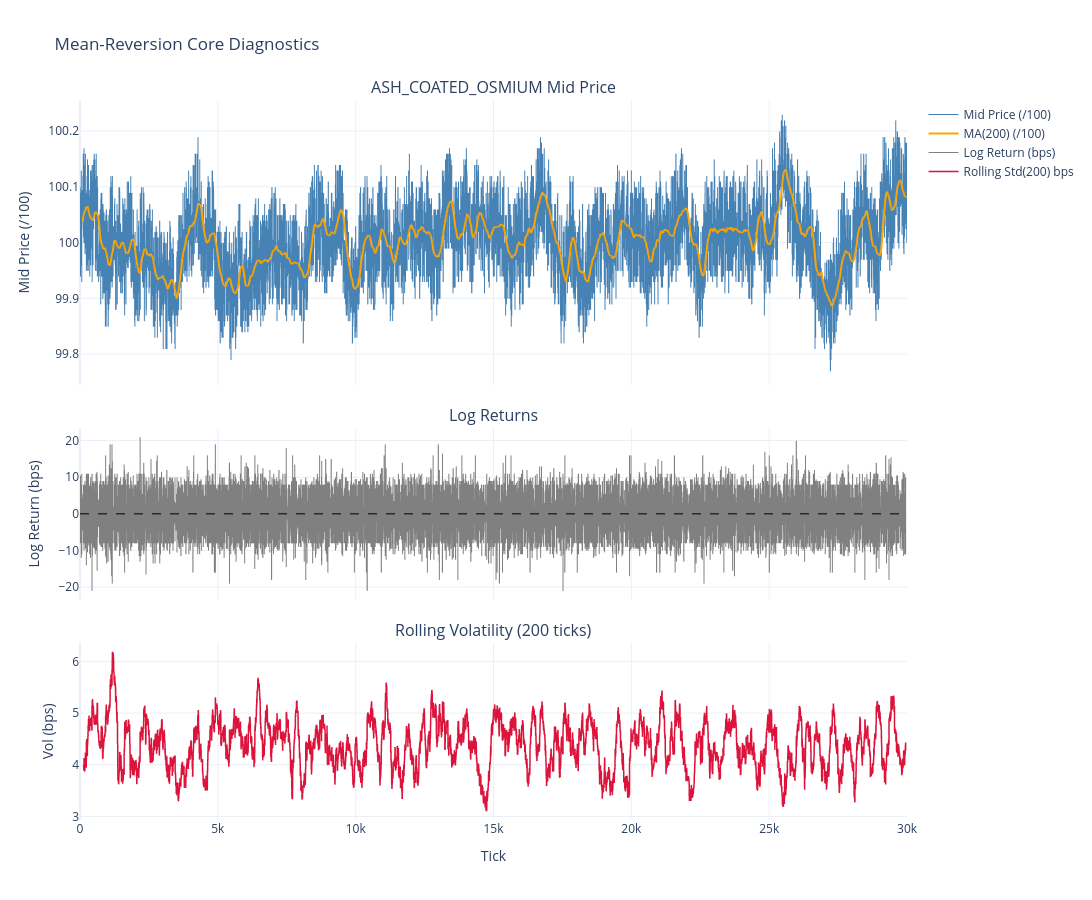
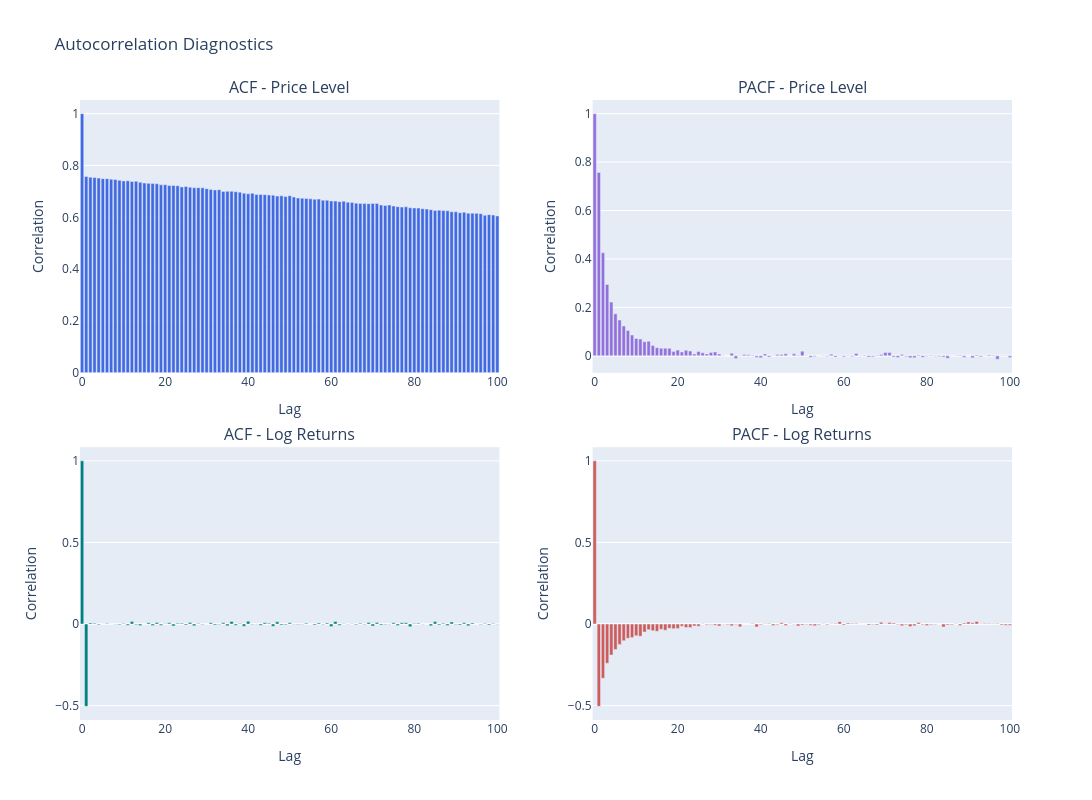
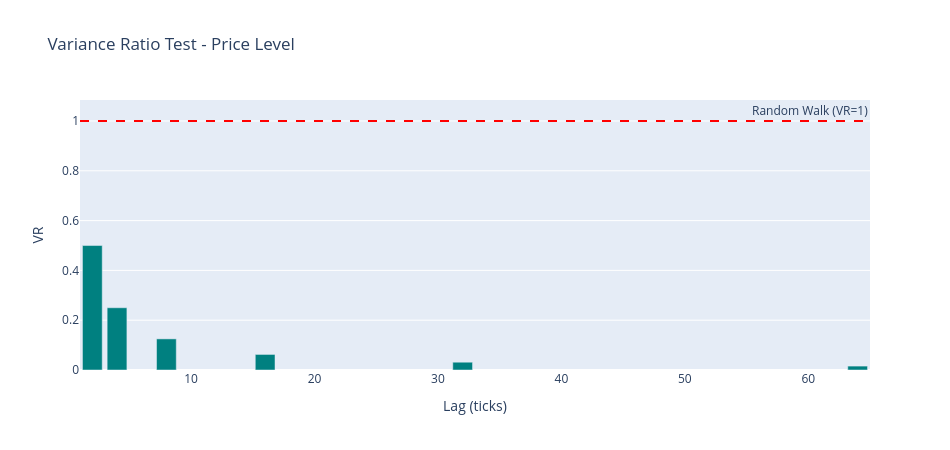
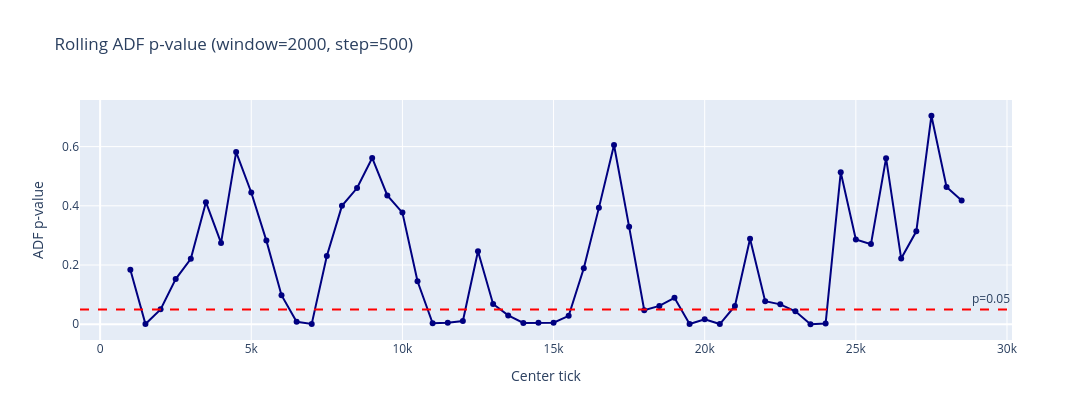

Source (notebook cell) for these figures, in order:
### Code cell
# =============================================================================
# PLOTLY VISUALISATIONS - MEAN-REVERSION DIAGNOSTICS (run cell 3 first)
# =============================================================================
import plotly.graph_objects as go
from plotly.subplots import make_subplots

NLAGS_ACF = 100
MID_MA_WINDOW = 200
PRICE_SCALE = 100.0   # display price in smaller denomination
RET_SCALE = 10000.0   # display returns in bps

# Clean plotting series: replace literal 0 with NA so Plotly doesn't draw hard drops.
p_plot = pd.Series(p_all, dtype=float).replace(0.0, np.nan)
lr_plot = pd.Series(lr_all, dtype=float).replace(0.0, np.nan)

# Keep clean no-NA versions for statistical transforms.
p_stat = p_plot.dropna().values
lr_stat = lr_plot.dropna().values

plot_df = pd.DataFrame({
    "tick": np.arange(len(p_plot)),
    "mid_price": p_plot,
})
plot_df["mid_price_ma"] = plot_df["mid_price"].rolling(MID_MA_WINDOW, min_periods=MID_MA_WINDOW // 2).mean()
plot_df["mid_price_scaled"] = plot_df["mid_price"] / PRICE_SCALE
plot_df["mid_price_ma_scaled"] = plot_df["mid_price_ma"] / PRICE_SCALE

ret_df = pd.DataFrame({
    "tick": np.arange(len(lr_plot)),
    "log_ret": lr_plot,
})
ret_df["log_ret_bps"] = ret_df["log_ret"] * RET_SCALE
ret_df["roll_std_200_bps"] = ret_df["log_ret_bps"].rolling(200, min_periods=100).std()

# --- FIG 1: Price, MA, log returns, rolling vol --------------------------------
fig1 = make_subplots(
    rows=3,
    cols=1,
    shared_xaxes=True,
    vertical_spacing=0.06,
    row_heights=[0.45, 0.27, 0.28],
    subplot_titles=(
        f"ASH_COATED_OSMIUM Mid Price (OU half-life ~ {hl:.0f} ticks)" if hl < np.inf else "ASH_COATED_OSMIUM Mid Price",
        "Log Returns",
        "Rolling Volatility (200 ticks)",
    ),
)

fig1.add_trace(
    go.Scattergl(
        x=plot_df["tick"], y=plot_df["mid_price_scaled"], mode="lines", name=f"Mid Price (/{PRICE_SCALE:.0f})",
        line=dict(color="steelblue", width=1), connectgaps=False,
    ),
    row=1, col=1,
)
fig1.add_trace(
    go.Scattergl(
        x=plot_df["tick"], y=plot_df["mid_price_ma_scaled"], mode="lines", name=f"MA({MID_MA_WINDOW}) (/{PRICE_SCALE:.0f})",
        line=dict(color="orange", width=2), connectgaps=False,
    ),
    row=1, col=1,
)

fig1.add_trace(
    go.Scattergl(
        x=ret_df["tick"], y=ret_df["log_ret_bps"], mode="lines", name="Log Return (bps)",
        line=dict(color="gray", width=1), connectgaps=False,
    ),
    row=2, col=1,
)
fig1.add_hline(y=0, line_width=1, line_dash="dash", line_color="black", row=2, col=1)

fig1.add_trace(
    go.Scattergl(
        x=ret_df["tick"], y=ret_df["roll_std_200_bps"], mode="lines", name="Rolling Std(200) bps",
        line=dict(color="crimson", width=1.5), connectgaps=False,
    ),
    row=3, col=1,
)

fig1.update_layout(height=900, width=1200, title="Mean-Reversion Core Diagnostics", hovermode="x unified", template="plotly_white")
fig1.update_yaxes(title_text=f"Mid Price (/{PRICE_SCALE:.0f})", row=1, col=1)
fig1.update_yaxes(title_text="Log Return (bps)", row=2, col=1)
fig1.update_yaxes(title_text="Vol (bps)", row=3, col=1)
fig1.update_xaxes(title_text="Tick", row=3, col=1)
fig1.show()

# --- FIG 2: ACF/PACF as Plotly bar charts -------------------------------------
acf_p = acf(p_stat, nlags=NLAGS_ACF, fft=True)
pacf_p = pacf(p_stat, nlags=NLAGS_ACF, method="ywm")
acf_r = acf(lr_stat, nlags=NLAGS_ACF, fft=True)
pacf_r = pacf(lr_stat, nlags=NLAGS_ACF, method="ywm")
lags = np.arange(len(acf_p))

fig2 = make_subplots(
    rows=2, cols=2,
    subplot_titles=("ACF - Price Level", "PACF - Price Level", "ACF - Log Returns", "PACF - Log Returns"),
    vertical_spacing=0.12,
)
fig2.add_trace(go.Bar(x=lags, y=acf_p, name="ACF Price", marker_color="royalblue", showlegend=False), row=1, col=1)
fig2.add_trace(go.Bar(x=lags, y=pacf_p, name="PACF Price", marker_color="mediumpurple", showlegend=False), row=1, col=2)
fig2.add_trace(go.Bar(x=lags, y=acf_r, name="ACF Returns", marker_color="teal", showlegend=False), row=2, col=1)
fig2.add_trace(go.Bar(x=lags, y=pacf_r, name="PACF Returns", marker_color="indianred", showlegend=False), row=2, col=2)
fig2.update_layout(height=800, width=1200, title="Autocorrelation Diagnostics")
fig2.update_xaxes(title_text="Lag")
fig2.update_yaxes(title_text="Correlation")
fig2.show()

# --- FIG 3: Variance Ratio ----------------------------------------------------
vr_lags = [r["lag"] for r in vr_results]
vr_vals = [r["VR"] for r in vr_results]
fig3 = go.Figure()
fig3.add_trace(go.Bar(x=vr_lags, y=vr_vals, name="Variance Ratio", marker_color="teal"))
fig3.add_hline(y=1.0, line_dash="dash", line_color="red", annotation_text="Random Walk (VR=1)")
fig3.update_layout(title="Variance Ratio Test - Price Level", xaxis_title="Lag (ticks)", yaxis_title="VR", height=450, width=950)
fig3.show()

# --- FIG 4: Rolling ADF p-value ----------------------------------------------
ROLL_WIN = 2000
ROLL_STEP = 500
adf_roll_idx, adf_roll_p = [], []
for start in range(0, len(p_stat) - ROLL_WIN, ROLL_STEP):
    chunk = p_stat[start:start + ROLL_WIN]
    try:
        res = _adf(chunk, regression="c", autolag="AIC")
        adf_roll_idx.append(start + ROLL_WIN // 2)
        adf_roll_p.append(res[1])
    except Exception:
        pass

fig4 = go.Figure()
fig4.add_trace(go.Scatter(x=adf_roll_idx, y=adf_roll_p, mode="lines+markers", name="ADF p-value", line=dict(color="navy")))
fig4.add_hline(y=0.05, line_dash="dash", line_color="red", annotation_text="p=0.05")
fig4.update_layout(
    title=f"Rolling ADF p-value (window={ROLL_WIN}, step={ROLL_STEP})",
    xaxis_title="Center tick",
    yaxis_title="ADF p-value",
    height=420,
    width=1100,
)
fig4.show()

# --- FIG 5: Hurst breakdown ---------------------------------------------------
hurst_rows = []
for d, g in ash.groupby("day", sort=True):
    p = _clean(g["price"]).values
    lr = _logret(g["price"]).values
    if len(p) > 200:
        hurst_rows.append({"day": str(int(d)), "H_level": hurst_rs(p), "H_logret": hurst_rs(lr)})
hurst_rows.append({"day": "ALL", "H_level": hurst_level, "H_logret": hurst_logret})
hurst_df = pd.DataFrame(hurst_rows)

fig5 = make_subplots(rows=1, cols=2, subplot_titles=("Hurst - Price Level", "Hurst - Log Returns"))
fig5.add_trace(go.Bar(x=hurst_df["day"], y=hurst_df["H_level"], name="H Level", marker_color="mediumpurple"), row=1, col=1)
fig5.add_trace(go.Bar(x=hurst_df["day"], y=hurst_df["H_logret"], name="H LogRet", marker_color="salmon"), row=1, col=2)
fig5.add_hline(y=0.5, line_dash="dash", line_color="red", row=1, col=1)
fig5.add_hline(y=0.5, line_dash="dash", line_color="red", row=1, col=2)
fig5.update_layout(title="Hurst Exponent Breakdown", height=500, width=1100)
fig5.show()

# --- FIG 6: Plotly summary table ---------------------------------------------
def _verdict(test, val):
    if test == "ADF":
        return ("STATIONARY", "green") if val < 0.05 else ("NON-STATIONARY", "red")
    if test == "KPSS":
        return ("STATIONARY", "green") if val > 0.05 else ("NON-STATIONARY", "red")
    if test == "Hurst":
        if val < 0.45:
            return "MEAN-REVERTING", "green"
        if val > 0.55:
            return "TRENDING", "red"
        return "RANDOM WALK", "orange"
    if test == "VR_avg":
        if val < 0.95:
            return "MEAN-REVERTING", "green"
        if val > 1.05:
            return "TRENDING", "red"
        return "RANDOM WALK", "orange"
    if test == "OU_hl":
        return (f"HL={val:.0f}t", "green") if val < np.inf and val > 0 else ("NO REVERSION", "red")
    return "?", "gray"

kpss_level = float(str(unit_root_df[unit_root_df["day"] == "ALL"]["KPSS_p (level)"].values[0]).replace(">=", ""))
kpss_logret = float(str(unit_root_df[unit_root_df["day"] == "ALL"]["KPSS_p (logret)"].values[0]).replace(">=", ""))

summary_items = [
    ("ADF (level)", "ADF", float(unit_root_df[unit_root_df["day"] == "ALL"]["ADF_p (level)"].values[0])),
    ("ADF (logret)", "ADF", float(unit_root_df[unit_root_df["day"] == "ALL"]["ADF_p (logret)"].values[0])),
    ("KPSS (level)", "KPSS", kpss_level),
    ("KPSS (logret)", "KPSS", kpss_logret),
    ("Hurst (level)", "Hurst", float(hurst_level)),
    ("Hurst (logret)", "Hurst", float(hurst_logret)),
    ("Variance Ratio (avg)", "VR_avg", float(np.mean(vr_vals))),
    ("OU Half-Life", "OU_hl", float(hl) if hl < np.inf else hl),
]

labels = []
values = []
verdicts = []
verdict_colors = []
for label, test, value in summary_items:
    vtxt, vcol = _verdict(test, value)
    labels.append(label)
    values.append(f"{value:.4f}" if np.isfinite(value) else "inf")
    verdicts.append(vtxt)
    verdict_colors.append(vcol)

fig6 = go.Figure(data=[go.Table(
    header=dict(values=["Metric", "Value", "Verdict"], fill_color="#1f2937", font=dict(color="white", size=13), align="left"),
    cells=dict(
        values=[labels, values, verdicts],
        fill_color=[ ["#f9fafb"] * len(labels), ["#f9fafb"] * len(labels), ["#f0fdf4" if c=="green" else "#fff7ed" if c=="orange" else "#fef2f2" for c in verdict_colors] ],
        align="left",
        height=30,
        font=dict(color=[ ["#111827"] * len(labels), ["#111827"] * len(labels), verdict_colors ], size=12),
    )
)])
fig6.update_layout(title="MEAN-REVERSION VERDICT DASHBOARD - ASH_COATED_OSMIUM", height=450, width=980)
fig6.show()

print("All Plotly diagnostics complete.")

### Figure 1 — Plotly figure (JSON) as saved in the notebook; plotly's stock layout.template omitted (floating-point values rounded to 4 significant figures; data arrays with more than 128 entries replaced by an {"elided": "..."} marker saying what was removed)
{"data": [{"connectgaps": false, "line": {"color": "steelblue", "width": 1}, "mode": "lines", "name": "Mid Price (/100)", "type": "scattergl", "x": {"elided": "30000 int values"}, "xaxis": "x", "y": {"elided": "30000 float values"}, "yaxis": "y"}, {"connectgaps": false, "line": {"color": "orange", "width": 2}, "mode": "lines", "name": "MA(200) (/100)", "type": "scattergl", "x": {"elided": "30000 int values"}, "xaxis": "x", "y": {"elided": "30000 float values"}, "yaxis": "y"}, {"connectgaps": false, "line": {"color": "gray", "width": 1}, "mode": "lines", "name": "Log Return (bps)", "type": "scattergl", "x": {"elided": "29950 int values"}, "xaxis": "x2", "y": {"elided": "29950 float values"}, "yaxis": "y2"}, {"connectgaps": false, "line": {"color": "crimson", "width": 1.5}, "mode": "lines", "name": "Rolling Std(200) bps", "type": "scattergl", "x": {"elided": "29950 int values"}, "xaxis": "x3", "y": {"elided": "29950 float values"}, "yaxis": "y3"}], "layout": {"annotations": [{"font": {"size": 16}, "showarrow": false, "text": "ASH_COATED_OSMIUM Mid Price", "x": 0.5, "xanchor": "center", "xref": "paper", "y": 1, "yanchor": "bottom", "yref": "paper"}, {"font": {"size": 16}, "showarrow": false, "text": "Log Returns", "x": 0.5, "xanchor": "center", "xref": "paper", "y": 0.544, "yanchor": "bottom", "yref": "paper"}, {"font": {"size": 16}, "showarrow": false, "text": "Rolling Volatility (200 ticks)", "x": 0.5, "xanchor": "center", "xref": "paper", "y": 0.2464, "yanchor": "bottom", "yref": "paper"}], "height": 900, "hovermode": "x unified", "shapes": [{"line": {"color": "black", "dash": "dash", "width": 1}, "type": "line", "x0": 0, "x1": 1, "xref": "x2 domain", "y0": 0, "y1": 0, "yref": "y2"}], "title": {"text": "Mean-Reversion Core Diagnostics"}, "width": 1200, "xaxis": {"anchor": "y", "domain": [0, 1], "matches": "x3", "showticklabels": false}, "xaxis2": {"anchor": "y2", "domain": [0, 1], "matches": "x3", "showticklabels": false}, "xaxis3": {"anchor": "y3", "domain": [0, 1], "title": {"text": "Tick"}}, "yaxis": {"anchor": "x", "domain": [0.604, 1], "title": {"text": "Mid Price (/100)"}}, "yaxis2": {"anchor": "x2", "domain": [0.3064, 0.544], "title": {"text": "Log Return (bps)"}}, "yaxis3": {"anchor": "x3", "domain": [0, 0.2464], "title": {"text": "Vol (bps)"}}}}

### Figure 2 — Plotly figure (JSON) as saved in the notebook; plotly's stock layout.template omitted (floating-point values rounded to 4 significant figures)
{"data": [{"marker": {"color": "royalblue"}, "name": "ACF Price", "showlegend": false, "type": "bar", "x": [0, 1, 2, 3, 4, 5, 6, 7, 8, 9, 10, 11, 12, 13, 14, 15, 16, 17, 18, 19, 20, 21, 22, 23, 24, 25, 26, 27, 28, 29, 30, 31, 32, 33, 34, 35, 36, 37, 38, 39, 40, 41, 42, 43, 44, 45, 46, 47, 48, 49, 50, 51, 52, 53, 54, 55, 56, 57, 58, 59, 60, 61, 62, 63, 64, 65, 66, 67, 68, 69, 70, 71, 72, 73, 74, 75, 76, 77, 78, 79, 80, 81, 82, 83, 84, 85, 86, 87, 88, 89, 90, 91, 92, 93, 94, 95, 96, 97, 98, 99, 100], "xaxis": "x", "y": [1.0, 0.7572, 0.7548, 0.7535, 0.7516, 0.7492, 0.749, 0.7473, 0.7457, 0.7429, 0.7405, 0.7406, 0.7384, 0.7392, 0.7351, 0.7323, 0.7309, 0.7302, 0.7293, 0.7252, 0.7256, 0.7226, 0.7232, 0.7216, 0.7173, 0.7186, 0.7163, 0.7139, 0.7142, 0.7138, 0.7106, 0.7071, 0.7056, 0.7067, 0.6999, 0.7004, 0.7004, 0.6987, 0.6968, 0.6932, 0.6906, 0.6926, 0.688, 0.6878, 0.6873, 0.6861, 0.6855, 0.6821, 0.6828, 0.6801, 0.6834, 0.6783, 0.6748, 0.6737, 0.673, 0.6713, 0.6695, 0.6702, 0.6662, 0.6661, 0.6631, 0.6624, 0.6602, 0.662, 0.6584, 0.6576, 0.6544, 0.6528, 0.6529, 0.6526, 0.6536, 0.653, 0.6475, 0.6454, 0.6472, 0.6436, 0.6411, 0.6393, 0.6404, 0.6368, 0.6362, 0.6359, 0.6334, 0.6318, 0.6296, 0.6265, 0.6275, 0.6265, 0.6252, 0.6217, 0.6215, 0.618, 0.6194, 0.616, 0.616, 0.6152, 0.6139, 0.608, 0.6101, 0.6087, 0.6055], "yaxis": "y"}, {"marker": {"color": "mediumpurple"}, "name": "PACF Price", "showlegend": false, "type": "bar", "x": [0, 1, 2, 3, 4, 5, 6, 7, 8, 9, 10, 11, 12, 13, 14, 15, 16, 17, 18, 19, 20, 21, 22, 23, 24, 25, 26, 27, 28, 29, 30, 31, 32, 33, 34, 35, 36, 37, 38, 39, 40, 41, 42, 43, 44, 45, 46, 47, 48, 49, 50, 51, 52, 53, 54, 55, 56, 57, 58, 59, 60, 61, 62, 63, 64, 65, 66, 67, 68, 69, 70, 71, 72, 73, 74, 75, 76, 77, 78, 79, 80, 81, 82, 83, 84, 85, 86, 87, 88, 89, 90, 91, 92, 93, 94, 95, 96, 97, 98, 99, 100], "xaxis": "x2", "y": [1.0, 0.7572, 0.4252, 0.2947, 0.2219, 0.1737, 0.1482, 0.1234, 0.1047, 0.08571, 0.07185, 0.0695, 0.05841, 0.06038, 0.04298, 0.03373, 0.0316, 0.03155, 0.03088, 0.01745, 0.02369, 0.01595, 0.0228, 0.0197, 0.00707, 0.01766, 0.01244, 0.00791, 0.01415, 0.016, 0.007492, -0.0008469, 0.0004765, 0.01035, -0.01091, -0.0006814, 0.005769, 0.004579, 0.002857, -0.00546, -0.007804, 0.00765, -0.005034, 0.001153, 0.00522, 0.005805, 0.00827, 0.00014, 0.008402, 0.002179, 0.01918, 0.001582, -0.005885, -0.003186, -0.0001243, -0.0007781, -0.00182, 0.006593, -0.004762, 0.001762, -0.003774, -0.000779, -0.003129, 0.009435, -0.0003487, 0.002434, -0.005144, -0.004074, 0.001932, 0.005996, 0.01354, 0.01341, -0.004489, -0.006841, 0.005969, -0.003001, -0.007415, -0.007478, 0.003483, -0.005876, -0.001227, 0.0029, -0.002136, -0.0029, -0.004378, -0.009674, 0.0008137, 0.001867, 0.002435, -0.005495, 0.0003249, -0.007999, 0.003851, -0.004034, 0.001331, 0.003915, 0.002782, -0.01373, 0.00159, 0.000948, -0.006441], "yaxis": "y2"}, {"marker": {"color": "teal"}, "name": "ACF Returns", "showlegend": false, "type": "bar", "x": [0, 1, 2, 3, 4, 5, 6, 7, 8, 9, 10, 11, 12, 13, 14, 15, 16, 17, 18, 19, 20, 21, 22, 23, 24, 25, 26, 27, 28, 29, 30, 31, 32, 33, 34, 35, 36, 37, 38, 39, 40, 41, 42, 43, 44, 45, 46, 47, 48, 49, 50, 51, 52, 53, 54, 55, 56, 57, 58, 59, 60, 61, 62, 63, 64, 65, 66, 67, 68, 69, 70, 71, 72, 73, 74, 75, 76, 77, 78, 79, 80, 81, 82, 83, 84, 85, 86, 87, 88, 89, 90, 91, 92, 93, 94, 95, 96, 97, 98, 99, 100], "xaxis": "x3", "y": [1.0, -0.5046, 0.006674, 0.004133, -0.004317, 0.000673, 0.003495, -0.0004622, -0.001787, -0.004121, 0.003865, -0.007357, 0.01565, -0.003919, -0.009525, 0.0003882, 0.008246, -0.008874, 0.0089, -0.007018, 0.001608, 0.007278, -0.01134, 0.00456, 0.004796, -0.005828, 0.009748, -0.01077, 0.003955, -0.00317, -0.0004466, 0.007422, -0.005893, -0.002849, 0.007242, -0.01108, 0.0158, -0.008235, 0.002582, -0.01343, 0.01652, -0.002985, -0.0008325, -0.007615, 0.007469, 0.004505, -0.01426, 0.01357, -0.006564, -0.00477, 0.007723, -0.0008085, -0.003379, -0.000665, 0.005334, 5.581e-05, -0.005654, 0.006674, -0.002867, 0.005771, -0.01587, 0.01568, -0.007017, 0.001113, -0.001619, 0.001814, -0.003961, 0.004755, -0.002696, 0.009616, -0.01225, 0.009056, -0.006276, -0.002226, -0.001106, 0.007302, -0.009445, 0.008159, 0.008022, -0.01626, 0.003705, 0.005443, -0.001991, 0.00058, -0.01103, 0.01478, -0.005513, 0.004107, -0.009459, 0.01294, -0.002332, -0.006429, 0.007518, -0.01117, 0.006412, 0.00049, -0.002761, 0.002934, -0.006123, 0.003941, -0.00126], "yaxis": "y3"}, {"marker": {"color": "indianred"}, "name": "PACF Returns", "showlegend": false, "type": "bar", "x": [0, 1, 2, 3, 4, 5, 6, 7, 8, 9, 10, 11, 12, 13, 14, 15, 16, 17, 18, 19, 20, 21, 22, 23, 24, 25, 26, 27, 28, 29, 30, 31, 32, 33, 34, 35, 36, 37, 38, 39, 40, 41, 42, 43, 44, 45, 46, 47, 48, 49, 50, 51, 52, 53, 54, 55, 56, 57, 58, 59, 60, 61, 62, 63, 64, 65, 66, 67, 68, 69, 70, 71, 72, 73, 74, 75, 76, 77, 78, 79, 80, 81, 82, 83, 84, 85, 86, 87, 88, 89, 90, 91, 92, 93, 94, 95, 96, 97, 98, 99, 100], "xaxis": "x4", "y": [1.0, -0.5046, -0.3326, -0.2401, -0.1905, -0.156, -0.1249, -0.102, -0.08731, -0.08268, -0.07152, -0.07505, -0.04929, -0.03506, -0.04082, -0.04477, -0.03224, -0.03759, -0.026, -0.02881, -0.02774, -0.0132, -0.02203, -0.02108, -0.01154, -0.01385, 0.002144, -0.004254, -0.003214, -0.007552, -0.01194, -0.001872, -0.003951, -0.01133, -0.00367, -0.01685, -1.938e-05, -0.0005551, 0.003401, -0.01782, -0.004476, 0.001149, 0.003642, -0.008358, -0.004762, 0.007955, -0.008785, 0.00185, -0.0009265, -0.01187, -0.006601, -0.002447, -0.007035, -0.01101, -0.004673, 0.001706, -0.004343, 0.001772, 0.003237, 0.01456, -0.006194, 0.005805, 0.00282, 0.002544, -0.0004145, 0.0002955, -0.006646, -0.003211, -0.00539, 0.01112, 0.001721, 0.009394, 0.005747, -0.002222, -0.011, -0.004103, -0.01562, -0.01011, 0.009257, -0.004252, -0.009327, -0.004521, -0.002421, 0.0001197, -0.01776, -0.006074, -0.004124, 0.002374, -0.008692, 0.005661, 0.01296, 0.007585, 0.01609, 0.00228, 0.003093, 0.003405, 0.00176, 0.003628, -0.005871, -0.00683, -0.007044], "yaxis": "y4"}], "layout": {"annotations": [{"font": {"size": 16}, "showarrow": false, "text": "ACF - Price Level", "x": 0.225, "xanchor": "center", "xref": "paper", "y": 1, "yanchor": "bottom", "yref": "paper"}, {"font": {"size": 16}, "showarrow": false, "text": "PACF - Price Level", "x": 0.775, "xanchor": "center", "xref": "paper", "y": 1, "yanchor": "bottom", "yref": "paper"}, {"font": {"size": 16}, "showarrow": false, "text": "ACF - Log Returns", "x": 0.225, "xanchor": "center", "xref": "paper", "y": 0.44, "yanchor": "bottom", "yref": "paper"}, {"font": {"size": 16}, "showarrow": false, "text": "PACF - Log Returns", "x": 0.775, "xanchor": "center", "xref": "paper", "y": 0.44, "yanchor": "bottom", "yref": "paper"}], "height": 800, "title": {"text": "Autocorrelation Diagnostics"}, "width": 1200, "xaxis": {"anchor": "y", "domain": [0, 0.45], "title": {"text": "Lag"}}, "xaxis2": {"anchor": "y2", "domain": [0.55, 1], "title": {"text": "Lag"}}, "xaxis3": {"anchor": "y3", "domain": [0, 0.45], "title": {"text": "Lag"}}, "xaxis4": {"anchor": "y4", "domain": [0.55, 1], "title": {"text": "Lag"}}, "yaxis": {"anchor": "x", "domain": [0.56, 1], "title": {"text": "Correlation"}}, "yaxis2": {"anchor": "x2", "domain": [0.56, 1], "title": {"text": "Correlation"}}, "yaxis3": {"anchor": "x3", "domain": [0, 0.44], "title": {"text": "Correlation"}}, "yaxis4": {"anchor": "x4", "domain": [0, 0.44], "title": {"text": "Correlation"}}}}

### Figure 3 — Plotly figure (JSON) as saved in the notebook; plotly's stock layout.template omitted (floating-point values rounded to 4 significant figures)
{"data": [{"marker": {"color": "teal"}, "name": "Variance Ratio", "type": "bar", "x": [2, 4, 8, 16, 32, 64], "y": [0.4999, 0.25, 0.125, 0.0625, 0.0313, 0.0157]}], "layout": {"annotations": [{"showarrow": false, "text": "Random Walk (VR=1)", "x": 1, "xanchor": "right", "xref": "x domain", "y": 1, "yanchor": "bottom", "yref": "y"}], "height": 450, "shapes": [{"line": {"color": "red", "dash": "dash"}, "type": "line", "x0": 0, "x1": 1, "xref": "x domain", "y0": 1, "y1": 1, "yref": "y"}], "title": {"text": "Variance Ratio Test - Price Level"}, "width": 950, "xaxis": {"title": {"text": "Lag (ticks)"}}, "yaxis": {"title": {"text": "VR"}}}}

### Figure 4 — Plotly figure (JSON) as saved in the notebook; plotly's stock layout.template omitted (floating-point values rounded to 4 significant figures)
{"data": [{"line": {"color": "navy"}, "mode": "lines+markers", "name": "ADF p-value", "type": "scatter", "x": [1000, 1500, 2000, 2500, 3000, 3500, 4000, 4500, 5000, 5500, 6000, 6500, 7000, 7500, 8000, 8500, 9000, 9500, 10000, 10500, 11000, 11500, 12000, 12500, 13000, 13500, 14000, 14500, 15000, 15500, 16000, 16500, 17000, 17500, 18000, 18500, 19000, 19500, 20000, 20500, 21000, 21500, 22000, 22500, 23000, 23500, 24000, 24500, 25000, 25500, 26000, 26500, 27000, 27500, 28000, 28500], "y": [0.1843, 0.0005357, 0.05026, 0.1527, 0.2212, 0.4122, 0.2747, 0.5814, 0.4451, 0.2825, 0.09809, 0.008542, 0.0009799, 0.2304, 0.3999, 0.4601, 0.5615, 0.4349, 0.3771, 0.1452, 0.003455, 0.005242, 0.01089, 0.2466, 0.06863, 0.02988, 0.004433, 0.004973, 0.005174, 0.02858, 0.1892, 0.3931, 0.6055, 0.329, 0.04751, 0.06187, 0.08936, 0.000616, 0.01705, 0.0006904, 0.0618, 0.2886, 0.07765, 0.06721, 0.04399, 3.373e-07, 0.002501, 0.5131, 0.2865, 0.2706, 0.561, 0.2218, 0.3138, 0.7042, 0.4637, 0.4179]}], "layout": {"annotations": [{"showarrow": false, "text": "p=0.05", "x": 1, "xanchor": "right", "xref": "x domain", "y": 0.05, "yanchor": "bottom", "yref": "y"}], "height": 420, "shapes": [{"line": {"color": "red", "dash": "dash"}, "type": "line", "x0": 0, "x1": 1, "xref": "x domain", "y0": 0.05, "y1": 0.05, "yref": "y"}], "title": {"text": "Rolling ADF p-value (window=2000, step=500)"}, "width": 1100, "xaxis": {"title": {"text": "Center tick"}}, "yaxis": {"title": {"text": "ADF p-value"}}}}
